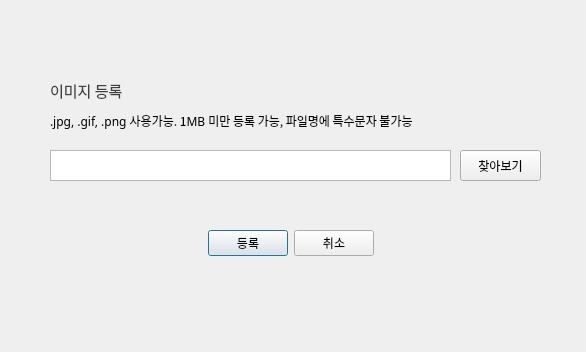
<?xml version="1.0" encoding="UTF-8"?>
<ui version="4.0">
 <class>Dialog</class>
 <widget class="QDialog" name="Dialog">
  <property name="geometry">
   <rect>
    <x>0</x>
    <y>0</y>
    <width>586</width>
    <height>352</height>
   </rect>
  </property>
  <property name="windowTitle">
   <string>               </string>
  </property>
  <property name="windowIcon">
   <iconset>
    <normaloff>windowicon.jpg</normaloff>windowicon.jpg</iconset>
  </property>
  <widget class="QToolButton" name="searchbutton">
   <property name="geometry">
    <rect>
     <x>460</x>
     <y>150</y>
     <width>81</width>
     <height>31</height>
    </rect>
   </property>
   <property name="text">
    <string>찾아보기</string>
   </property>
  </widget>
  <widget class="QWidget" name="horizontalLayoutWidget">
   <property name="geometry">
    <rect>
     <x>50</x>
     <y>80</y>
     <width>160</width>
     <height>21</height>
    </rect>
   </property>
   <layout class="QHBoxLayout" name="horizontalLayout">
    <item>
     <widget class="QLabel" name="label">
      <property name="font">
       <font>
        <family>Adobe Devanagari</family>
        <pointsize>11</pointsize>
       </font>
      </property>
      <property name="styleSheet">
       <string notr="true">color:#404040;</string>
      </property>
      <property name="text">
       <string>이미지 등록</string>
      </property>
     </widget>
    </item>
   </layout>
  </widget>
  <widget class="QTextEdit" name="imgPath_textEdit">
   <property name="geometry">
    <rect>
     <x>50</x>
     <y>150</y>
     <width>401</width>
     <height>31</height>
    </rect>
   </property>
   <property name="readOnly">
    <bool>true</bool>
   </property>
   <property name="html">
    <string>&lt;!DOCTYPE HTML PUBLIC &quot;-//W3C//DTD HTML 4.0//EN&quot; &quot;http://www.w3.org/TR/REC-html40/strict.dtd&quot;&gt;
&lt;html&gt;&lt;head&gt;&lt;meta name=&quot;qrichtext&quot; content=&quot;1&quot; /&gt;&lt;style type=&quot;text/css&quot;&gt;
p, li { white-space: pre-wrap; }
&lt;/style&gt;&lt;/head&gt;&lt;body style=&quot; font-family:'Gulim'; font-size:9pt; font-weight:400; font-style:normal;&quot;&gt;
&lt;p style=&quot;-qt-paragraph-type:empty; margin-top:0px; margin-bottom:0px; margin-left:0px; margin-right:0px; -qt-block-indent:0; text-indent:0px;&quot;&gt;&lt;br /&gt;&lt;/p&gt;&lt;/body&gt;&lt;/html&gt;</string>
   </property>
  </widget>
  <widget class="QWidget" name="horizontalLayoutWidget_2">
   <property name="geometry">
    <rect>
     <x>50</x>
     <y>110</y>
     <width>495</width>
     <height>21</height>
    </rect>
   </property>
   <layout class="QHBoxLayout" name="horizontalLayout_2">
    <item>
     <widget class="QLabel" name="label_2">
      <property name="font">
       <font>
        <family>Adobe Devanagari</family>
        <pointsize>9</pointsize>
       </font>
      </property>
      <property name="text">
       <string>.jpg, .gif, .png 사용가능. 1MB 미만 등록 가능, 파일명에 특수문자 불가능</string>
      </property>
     </widget>
    </item>
   </layout>
  </widget>
  <widget class="QWidget" name="horizontalLayoutWidget_3">
   <property name="geometry">
    <rect>
     <x>0</x>
     <y>230</y>
     <width>581</width>
     <height>32</height>
    </rect>
   </property>
   <layout class="QHBoxLayout" name="horizontalLayout_3">
    <item>
     <spacer name="horizontalSpacer">
      <property name="orientation">
       <enum>Qt::Horizontal</enum>
      </property>
      <property name="sizeHint" stdset="0">
       <size>
        <width>40</width>
        <height>20</height>
       </size>
      </property>
     </spacer>
    </item>
    <item>
     <layout class="QFormLayout" name="formLayout">
      <item row="0" column="0">
       <widget class="QPushButton" name="savebtn">
        <property name="text">
         <string>등록</string>
        </property>
       </widget>
      </item>
      <item row="0" column="1">
       <widget class="QPushButton" name="cnlBtn">
        <property name="text">
         <string>취소</string>
        </property>
       </widget>
      </item>
     </layout>
    </item>
    <item>
     <spacer name="horizontalSpacer_2">
      <property name="orientation">
       <enum>Qt::Horizontal</enum>
      </property>
      <property name="sizeHint" stdset="0">
       <size>
        <width>40</width>
        <height>20</height>
       </size>
      </property>
     </spacer>
    </item>
   </layout>
  </widget>
 </widget>
 <resources/>
 <connections/>
</ui>
